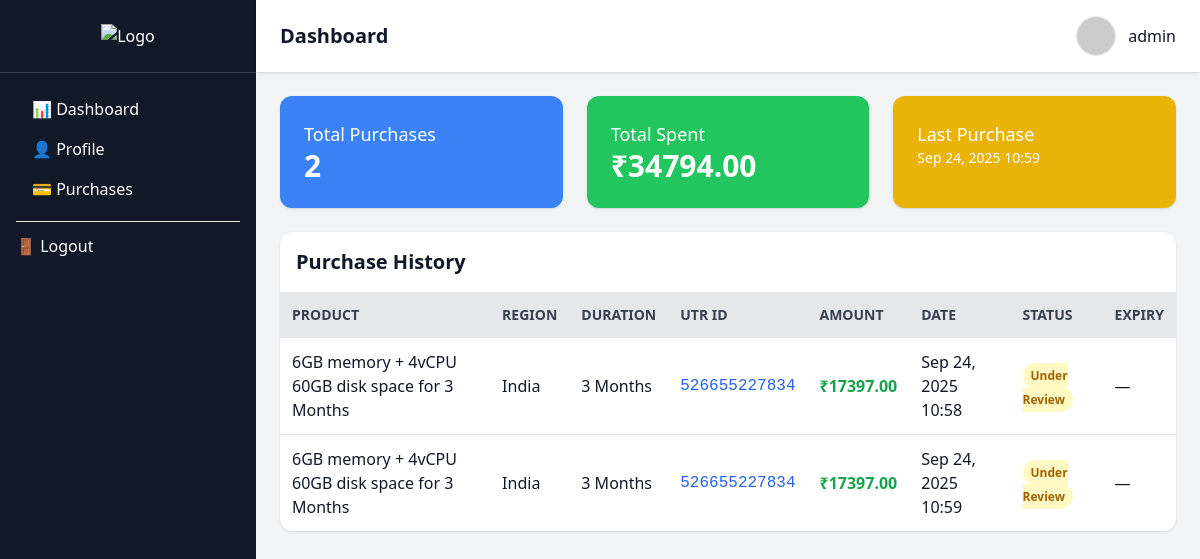
/dashboard/ (signed in), run on an earlier commit of the app's database.
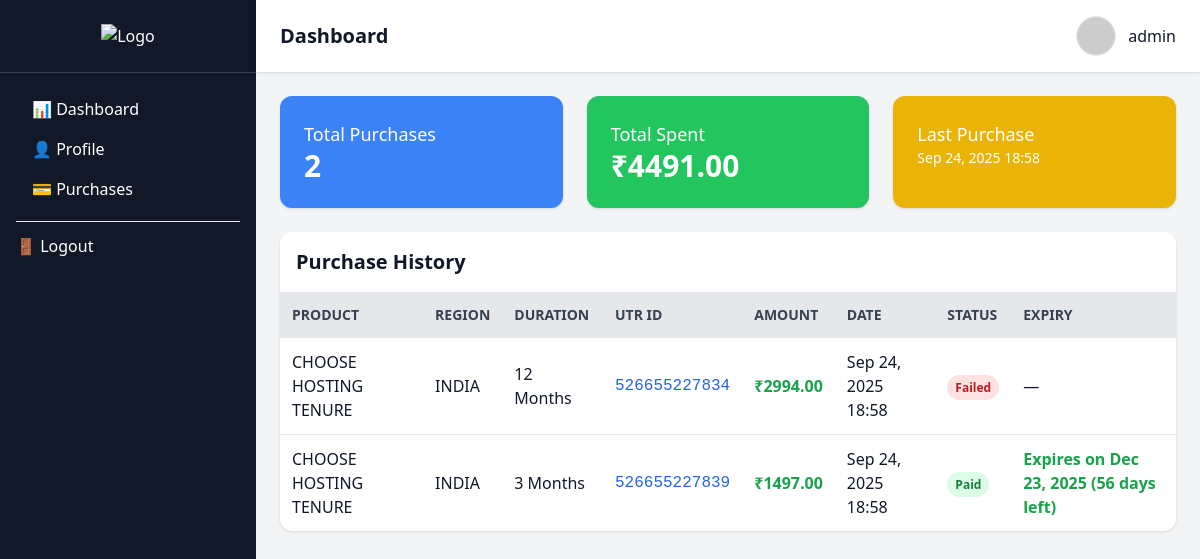
And on a later commit of the database.
### product/models.py (models this page shows, shortened)
class Purchase(models.Model):
    STATUS_CHOICES = (
        ("UNDER_REVIEW", "Under Review"),
        ("PAID", "Paid"),
        ("FAILED", "Payment Failed"),
        ("EXPIRED", "Expired"),  # 👈 Add karo
    )
    user = models.ForeignKey(User, on_delete=models.CASCADE, null=True, blank=True)
    product = models.ForeignKey("Product", on_delete=models.CASCADE)
    region = models.CharField(max_length=100)
    duration = models.CharField(max_length=50)
    final_price = models.DecimalField(max_digits=10, decimal_places=2)
    utr_id = models.CharField(
        max_length=12,
        unique=True,  # 👈 This is the line that was added.
        validators=[validate_utr],
        help_text="Enter a 12-digit numeric UTR ID"
    )
    expiry_date = models.DateField(null=True, blank=True)
    status = models.CharField(max_length=20, choices=STATUS_CHOICES, default="UNDER_REVIEW")
    activated_at = models.DateField(null=True, blank=True)
    expiry_date = models.DateField(null=True, blank=True)
    created_at = models.DateTimeField(auto_now_add=True)
    @property
    def days_left(self):
        if self.expiry_date:
            remaining = (self.expiry_date - date.today()).days
            return max(0, remaining)  # 0 se neeche na jaye
        return None

class Product(models.Model):
    STATUS = (
        ('PUBLISH', 'PUBLISH'),
        ('DRAFT', 'DRAFT'),
    )
    featured_image = models.ImageField(upload_to="featuredimg", null=True)
    title = models.CharField(max_length=500)
    category = models.ForeignKey(Categories, on_delete=models.CASCADE, null=True)
    features = models.ManyToManyField(Feature, blank=True, related_name='plans')
    description = models.TextField()
    slug = models.SlugField(default='', max_length=500, null=True, blank=True)
    status = models.CharField(choices=STATUS, max_length=100, null=True)
    created_at = models.DateField(auto_now_add=True)

### app/views.py (the view)
# urls.py: path("dashboard/", views.user_dashboard, name="dashboard"),
@login_required
def user_dashboard(request):
    purchases = Purchase.objects.filter(user=request.user)
    ads = AdCampaign.objects.filter(user=request.user).order_by("-created_at")
    total_spent = sum(p.final_price for p in purchases)
    return render(request, "dashboard.html", {
        "purchases": purchases,
        "total_spent": total_spent,
        "ads": ads,
    })

### app/templates/dashboard.html (shortened to what the changed rows need)
{% load static %}
<!DOCTYPE html>
<html lang="en">
<head>
  <script src="https://cdn.tailwindcss.com"></script>
</head>
<body class="bg-gray-100 text-gray-900">
  <div class="flex h-screen">
    <div class="flex-1 flex flex-col">
      <header class="bg-white shadow px-6 py-4 flex justify-between items-center">
        <h1 class="text-xl font-semibold">Dashboard</h1>
      </header>
      <main class="flex-1 p-6 overflow-y-auto">
        <div class="grid grid-cols-1 md:grid-cols-3 gap-6 mb-6">
          <div class="bg-blue-500 text-white p-6 rounded-xl shadow">
            <h2 class="text-lg">Total Purchases</h2>
          </div>
          <div class="bg-green-500 text-white p-6 rounded-xl shadow">
            <h2 class="text-lg">Total Spent</h2>
            <p class="text-3xl font-bold">₹{{ total_spent }}</p>
          </div>
          <div class="bg-yellow-500 text-white p-6 rounded-xl shadow">
            <h2 class="text-lg">Last Purchase</h2>
            {% if purchases %}
              <p class="text-sm">{{ purchases.last.created_at|date:"M d, Y H:i" }}</p>
            {% else %}
              <p class="text-sm">No purchase</p>
            {% endif %}
          </div>
        </div>
        <div class="bg-white rounded-xl shadow overflow-x-auto">
          <h2 class="text-xl font-semibold p-4 border-b">Purchase History</h2>
          <table class="w-full">
            <thead class="bg-gray-200 text-gray-700 uppercase text-sm">
              <tr>
                <th class="p-3 text-left">Product</th>
                <th class="p-3 text-left">Region</th>
                <th class="p-3 text-left">Duration</th>
                <th class="p-3 text-left">UTR ID</th>
                <th class="p-3 text-left">Amount</th>
                <th class="p-3 text-left">Date</th>
                <th class="p-3 text-left">Status</th>
                <th class="p-3 text-left">Expiry</th>
              </tr>
            </thead>
            <tbody>
              {% for purchase in purchases %}
              <tr class="border-t hover:bg-gray-50">
                <td class="p-3">{{ purchase.product.title }}</td>
                <td class="p-3">{{ purchase.region }}</td>
                <td class="p-3">{{ purchase.duration }}</td>
                <td class="p-3 font-mono text-blue-600">{{ purchase.utr_id }}</td>
                <td class="p-3 font-bold text-green-600">₹{{ purchase.final_price }}</td>
                <td class="p-3">{{ purchase.created_at|date:"M d, Y H:i" }}</td>
                <td class="p-3">
                  {% if purchase.status == "PAID" %}
                    <span class="bg-green-100 text-green-700 text-xs font-bold px-2 py-1 rounded-full">Paid</span>
                  {% elif purchase.status == "UNDER_REVIEW" %}
                    <span class="bg-yellow-100 text-yellow-700 text-xs font-bold px-2 py-1 rounded-full">Under Review</span>
                  {% elif purchase.status == "FAILED" %}
                    <span class="bg-red-100 text-red-700 text-xs font-bold px-2 py-1 rounded-full">Failed</span>
                  {% else %}
                    <span class="bg-gray-200 text-gray-700 text-xs font-bold px-2 py-1 rounded-full">{{ purchase.status }}</span>
                  {% endif %}
                </td>
                <td class="p-3">
                  {% if purchase.status == "PAID" %}
                    {% if purchase.days_left > 0 %}
                      <span class="text-green-600 font-semibold">
                        Expires on {{ purchase.expiry_date|date:"M d, Y" }}
                        ({{ purchase.days_left }} days left)
                      </span>
                    {% elif purchase.days_left == 0 %}
                      <span class="text-orange-600 font-semibold">
                        Expires today ({{ purchase.expiry_date|date:"M d, Y" }})
                      </span>
                    {% else %}
                      <span class="text-red-600 font-semibold">
                        Expired on {{ purchase.expiry_date|date:"M d, Y" }}
                      </span>
                    {% endif %}
                  {% else %}
                    —
                  {% endif %}
                </td>
              </tr>
              {% empty %}
              <tr>
                <td colspan="8" class="p-6 text-center text-gray-500">
                  ⚠️ You haven’t purchased any plan yet.
                </td>
              </tr>
              {% endfor %}
            </tbody>
          </table>
        </div>
      </main>
    </div>
  </div>
</body>
</html>

What changed in the data, as far as the page shows it:
removed Purchase: last.created_at "Sep 24, 2025 10:59", product "6GB memory + 4vCPU 60GB disk space for 3 Months", region "India", duration "3 Months", utr_id "526655227834", final_price "17397.00", created_at "Sep 24, 2025 10:59", status "Under Review"
removed Purchase: product "6GB memory + 4vCPU 60GB disk space for 3 Months", region "India", duration "3 Months", utr_id "526655227834", final_price "17397.00", created_at "Sep 24, 2025 10:58", status "Under Review"
added Purchase: last.created_at "Sep 24, 2025 18:58", product "CHOOSE HOSTING TENURE", region "INDIA", duration "3 Months", utr_id "526655227839", final_price "1497.00", created_at "Sep 24, 2025 18:58", status "Paid", expiry_date "Dec 23, 2025", days_left "56"
added Purchase: product "CHOOSE HOSTING TENURE", region "INDIA", duration "12 Months", utr_id "526655227834", final_price "2994.00", created_at "Sep 24, 2025 18:58", status "Failed"
Also different on the page:
{{ total_spent }}: "34794.00" → "4491.00"
